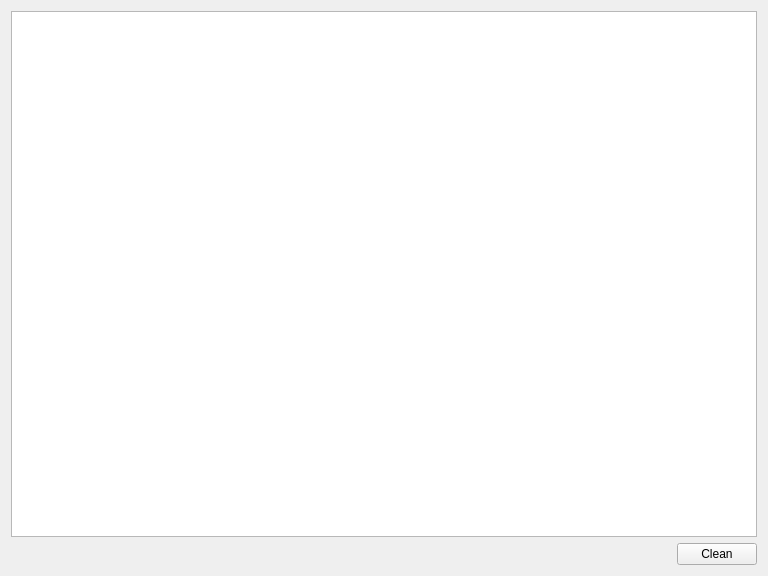
<?xml version="1.0" encoding="UTF-8"?>
<ui version="4.0">
 <class>LogForm</class>
 <widget class="QWidget" name="LogForm">
  <property name="geometry">
   <rect>
    <x>0</x>
    <y>0</y>
    <width>768</width>
    <height>576</height>
   </rect>
  </property>
  <property name="windowTitle">
   <string>Form</string>
  </property>
  <layout class="QGridLayout" name="gridLayout">
   <item row="0" column="0" colspan="2">
    <widget class="QPlainTextEdit" name="plainTextEdit"/>
   </item>
   <item row="1" column="0">
    <spacer name="horizontalSpacer">
     <property name="orientation">
      <enum>Qt::Horizontal</enum>
     </property>
     <property name="sizeHint" stdset="0">
      <size>
       <width>424</width>
       <height>20</height>
      </size>
     </property>
    </spacer>
   </item>
   <item row="1" column="1">
    <widget class="QPushButton" name="pushButton">
     <property name="text">
      <string>Clean</string>
     </property>
    </widget>
   </item>
  </layout>
 </widget>
 <resources/>
 <connections/>
</ui>
